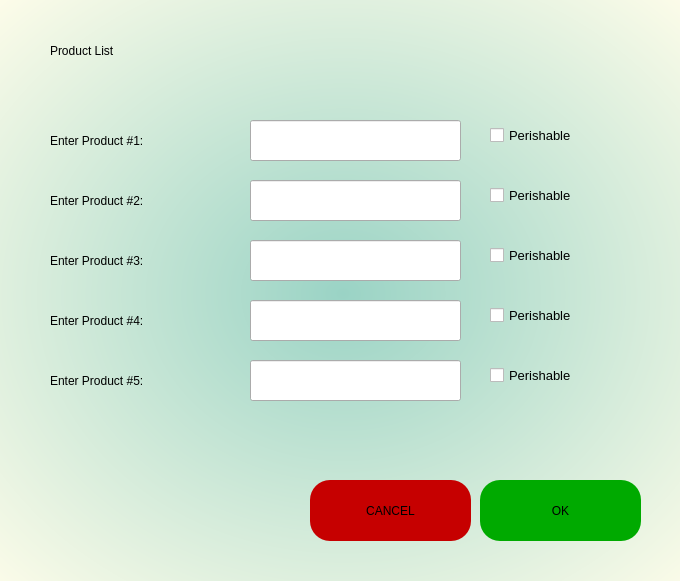
<?xml version="1.0" encoding="UTF-8"?>
<ui version="4.0">
 <class>addProductList</class>
 <widget class="QWidget" name="addProductList">
  <property name="geometry">
   <rect>
    <x>0</x>
    <y>0</y>
    <width>680</width>
    <height>581</height>
   </rect>
  </property>
  <property name="windowTitle">
   <string>Add Food List</string>
  </property>
  <widget class="QWidget" name="widget" native="true">
   <property name="geometry">
    <rect>
     <x>-10</x>
     <y>0</y>
     <width>691</width>
     <height>581</height>
    </rect>
   </property>
   <property name="styleSheet">
    <string notr="true">QWidget#widget{
background-color:qradialgradient(spread:pad, cx:0.512, cy:0.511364, radius:0.73, fx:0.511, fy:0.505364, stop:0 rgba(154, 211, 197, 255), stop:1 rgba(255, 253, 234, 255));}</string>
   </property>
   <widget class="QLabel" name="label_5">
    <property name="geometry">
     <rect>
      <x>60</x>
      <y>120</y>
      <width>201</width>
      <height>41</height>
     </rect>
    </property>
    <property name="styleSheet">
     <string notr="true">font: 18pt &quot;MS Shell Dlg 2&quot;;</string>
    </property>
    <property name="text">
     <string>Enter Product #1:</string>
    </property>
   </widget>
   <widget class="QPushButton" name="okButton">
    <property name="geometry">
     <rect>
      <x>490</x>
      <y>480</y>
      <width>161</width>
      <height>61</height>
     </rect>
    </property>
    <property name="palette">
     <palette>
      <active>
       <colorrole role="Button">
        <brush brushstyle="SolidPattern">
         <color alpha="255">
          <red>0</red>
          <green>170</green>
          <blue>0</blue>
         </color>
        </brush>
       </colorrole>
       <colorrole role="Base">
        <brush brushstyle="SolidPattern">
         <color alpha="255">
          <red>0</red>
          <green>170</green>
          <blue>0</blue>
         </color>
        </brush>
       </colorrole>
       <colorrole role="Window">
        <brush brushstyle="SolidPattern">
         <color alpha="255">
          <red>0</red>
          <green>170</green>
          <blue>0</blue>
         </color>
        </brush>
       </colorrole>
      </active>
      <inactive>
       <colorrole role="Button">
        <brush brushstyle="SolidPattern">
         <color alpha="255">
          <red>0</red>
          <green>170</green>
          <blue>0</blue>
         </color>
        </brush>
       </colorrole>
       <colorrole role="Base">
        <brush brushstyle="SolidPattern">
         <color alpha="255">
          <red>0</red>
          <green>170</green>
          <blue>0</blue>
         </color>
        </brush>
       </colorrole>
       <colorrole role="Window">
        <brush brushstyle="SolidPattern">
         <color alpha="255">
          <red>0</red>
          <green>170</green>
          <blue>0</blue>
         </color>
        </brush>
       </colorrole>
      </inactive>
      <disabled>
       <colorrole role="Button">
        <brush brushstyle="SolidPattern">
         <color alpha="255">
          <red>0</red>
          <green>170</green>
          <blue>0</blue>
         </color>
        </brush>
       </colorrole>
       <colorrole role="Base">
        <brush brushstyle="SolidPattern">
         <color alpha="255">
          <red>0</red>
          <green>170</green>
          <blue>0</blue>
         </color>
        </brush>
       </colorrole>
       <colorrole role="Window">
        <brush brushstyle="SolidPattern">
         <color alpha="255">
          <red>0</red>
          <green>170</green>
          <blue>0</blue>
         </color>
        </brush>
       </colorrole>
      </disabled>
     </palette>
    </property>
    <property name="styleSheet">
     <string notr="true">border-radius: 20px;
background-color: rgb(0, 170, 0);
font: 75 18pt &quot;MS Shell Dlg 2&quot;;</string>
    </property>
    <property name="text">
     <string>OK</string>
    </property>
   </widget>
   <widget class="QLabel" name="label_6">
    <property name="geometry">
     <rect>
      <x>60</x>
      <y>180</y>
      <width>201</width>
      <height>41</height>
     </rect>
    </property>
    <property name="styleSheet">
     <string notr="true">font: 18pt &quot;MS Shell Dlg 2&quot;;</string>
    </property>
    <property name="text">
     <string>Enter Product #2:</string>
    </property>
   </widget>
   <widget class="QLabel" name="label_7">
    <property name="geometry">
     <rect>
      <x>60</x>
      <y>240</y>
      <width>201</width>
      <height>41</height>
     </rect>
    </property>
    <property name="styleSheet">
     <string notr="true">font: 18pt &quot;MS Shell Dlg 2&quot;;</string>
    </property>
    <property name="text">
     <string>Enter Product #3:</string>
    </property>
   </widget>
   <widget class="QLabel" name="label_8">
    <property name="geometry">
     <rect>
      <x>60</x>
      <y>300</y>
      <width>201</width>
      <height>41</height>
     </rect>
    </property>
    <property name="styleSheet">
     <string notr="true">font: 18pt &quot;MS Shell Dlg 2&quot;;</string>
    </property>
    <property name="text">
     <string>Enter Product #4:</string>
    </property>
   </widget>
   <widget class="QLabel" name="label_9">
    <property name="geometry">
     <rect>
      <x>60</x>
      <y>360</y>
      <width>201</width>
      <height>41</height>
     </rect>
    </property>
    <property name="styleSheet">
     <string notr="true">font: 18pt &quot;MS Shell Dlg 2&quot;;</string>
    </property>
    <property name="text">
     <string>Enter Product #5:</string>
    </property>
   </widget>
   <widget class="QLineEdit" name="lineEdit">
    <property name="geometry">
     <rect>
      <x>260</x>
      <y>120</y>
      <width>211</width>
      <height>41</height>
     </rect>
    </property>
   </widget>
   <widget class="QLineEdit" name="lineEdit_2">
    <property name="geometry">
     <rect>
      <x>260</x>
      <y>180</y>
      <width>211</width>
      <height>41</height>
     </rect>
    </property>
   </widget>
   <widget class="QLineEdit" name="lineEdit_3">
    <property name="geometry">
     <rect>
      <x>260</x>
      <y>240</y>
      <width>211</width>
      <height>41</height>
     </rect>
    </property>
   </widget>
   <widget class="QLineEdit" name="lineEdit_4">
    <property name="geometry">
     <rect>
      <x>260</x>
      <y>300</y>
      <width>211</width>
      <height>41</height>
     </rect>
    </property>
   </widget>
   <widget class="QLineEdit" name="lineEdit_5">
    <property name="geometry">
     <rect>
      <x>260</x>
      <y>360</y>
      <width>211</width>
      <height>41</height>
     </rect>
    </property>
   </widget>
   <widget class="QLabel" name="label_4">
    <property name="geometry">
     <rect>
      <x>60</x>
      <y>30</y>
      <width>181</width>
      <height>41</height>
     </rect>
    </property>
    <property name="styleSheet">
     <string notr="true">font: 25pt &quot;MS Shell Dlg 2&quot;;</string>
    </property>
    <property name="text">
     <string>Product List</string>
    </property>
   </widget>
   <widget class="QLabel" name="label_10">
    <property name="geometry">
     <rect>
      <x>710</x>
      <y>110</y>
      <width>131</width>
      <height>41</height>
     </rect>
    </property>
    <property name="styleSheet">
     <string notr="true">font: 20pt &quot;MS Shell Dlg 2&quot;;</string>
    </property>
    <property name="text">
     <string/>
    </property>
   </widget>
   <widget class="QCheckBox" name="checkBox">
    <property name="geometry">
     <rect>
      <x>500</x>
      <y>120</y>
      <width>111</width>
      <height>31</height>
     </rect>
    </property>
    <property name="font">
     <font>
      <pointsize>10</pointsize>
     </font>
    </property>
    <property name="text">
     <string>Perishable</string>
    </property>
   </widget>
   <widget class="QCheckBox" name="checkBox_2">
    <property name="geometry">
     <rect>
      <x>500</x>
      <y>180</y>
      <width>111</width>
      <height>31</height>
     </rect>
    </property>
    <property name="font">
     <font>
      <pointsize>10</pointsize>
     </font>
    </property>
    <property name="text">
     <string>Perishable</string>
    </property>
   </widget>
   <widget class="QCheckBox" name="checkBox_3">
    <property name="geometry">
     <rect>
      <x>500</x>
      <y>240</y>
      <width>111</width>
      <height>31</height>
     </rect>
    </property>
    <property name="font">
     <font>
      <pointsize>10</pointsize>
     </font>
    </property>
    <property name="text">
     <string>Perishable</string>
    </property>
   </widget>
   <widget class="QCheckBox" name="checkBox_4">
    <property name="geometry">
     <rect>
      <x>500</x>
      <y>300</y>
      <width>111</width>
      <height>31</height>
     </rect>
    </property>
    <property name="font">
     <font>
      <pointsize>10</pointsize>
     </font>
    </property>
    <property name="text">
     <string>Perishable</string>
    </property>
   </widget>
   <widget class="QCheckBox" name="checkBox_5">
    <property name="geometry">
     <rect>
      <x>500</x>
      <y>360</y>
      <width>111</width>
      <height>31</height>
     </rect>
    </property>
    <property name="font">
     <font>
      <pointsize>10</pointsize>
     </font>
    </property>
    <property name="text">
     <string>Perishable</string>
    </property>
   </widget>
   <widget class="QPushButton" name="login_2">
    <property name="geometry">
     <rect>
      <x>320</x>
      <y>480</y>
      <width>161</width>
      <height>61</height>
     </rect>
    </property>
    <property name="styleSheet">
     <string notr="true">border-radius: 20px;
background-color: rgb(198, 0, 0);
font: 75 18pt &quot;MS Shell Dlg 2&quot;;</string>
    </property>
    <property name="text">
     <string>CANCEL</string>
    </property>
   </widget>
  </widget>
 </widget>
 <resources/>
 <connections/>
</ui>
